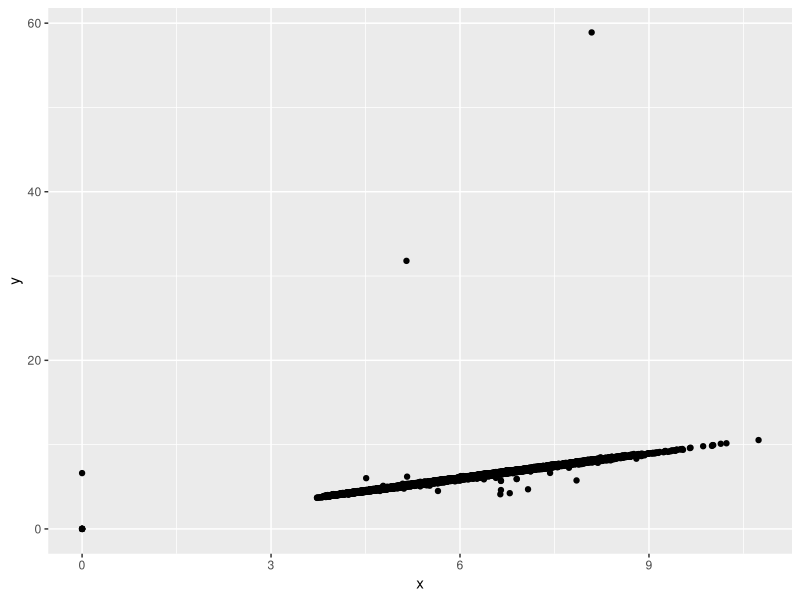
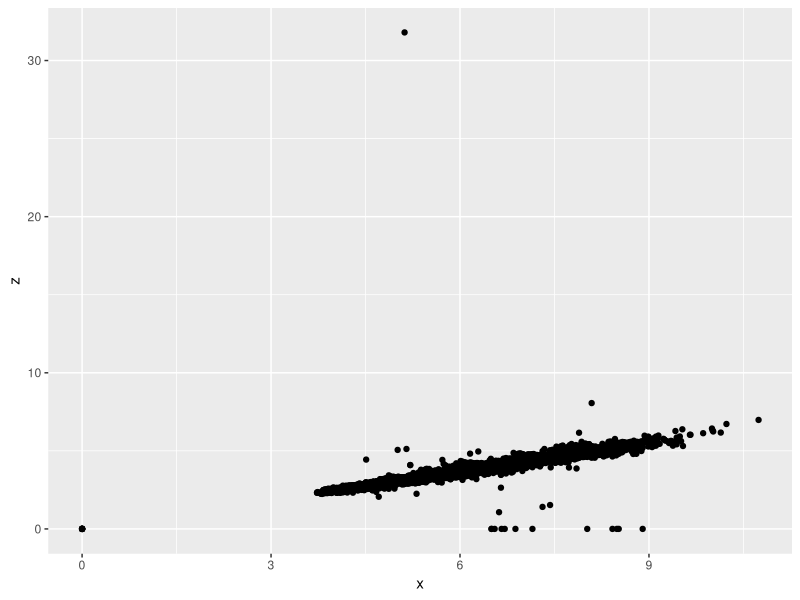
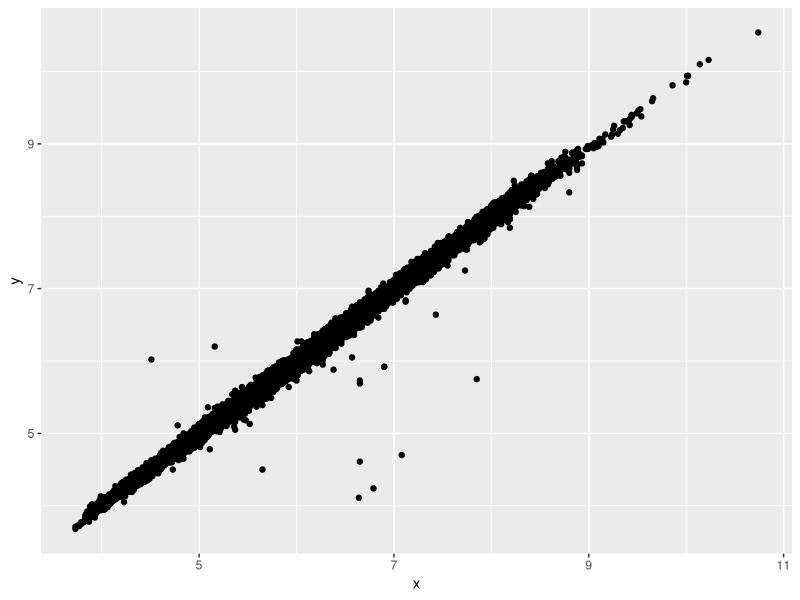
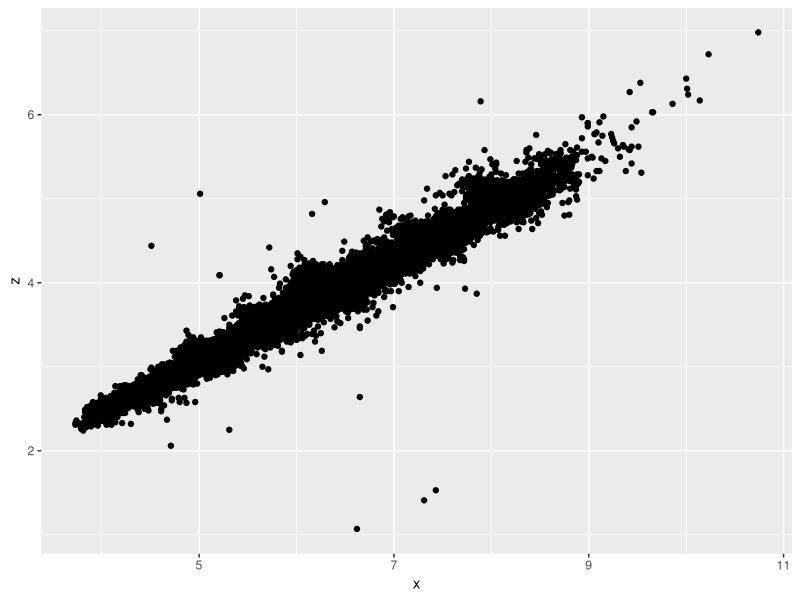

The R source for these figures, in order:
## ---- chunk 1
library(tidyverse)
## ---- chunk 2
diamonds %>%
  group_by(cut) %>%
  summarise(n = n())
## ---- chunk 3
diamonds %>%
  slice_sample(prop = 0.01)
## ---- chunk 4
diamonds %>%
  group_by(clarity) %>%
  slice_max(order_by = carat, n = 100, with_ties = FALSE) %>%
  summarise(avg.size = mean(carat))
## ---- chunk 5
ggplot(diamonds, aes(x = x, y = y)) +
  geom_point()

ggplot(diamonds, aes(x = x, y = z)) +
  geom_point()
## ---- chunk 6
diamonds_dubious_pts_rmvd <- diamonds %>%
  filter(!(x <= 0 | y <= 0 | z <= 0 | y > 20 | z > 10))

ggplot(diamonds_dubious_pts_rmvd, aes(x = x, y = y)) +
  geom_point()

ggplot(diamonds_dubious_pts_rmvd, aes(x = x, y = z)) +
  geom_point()
